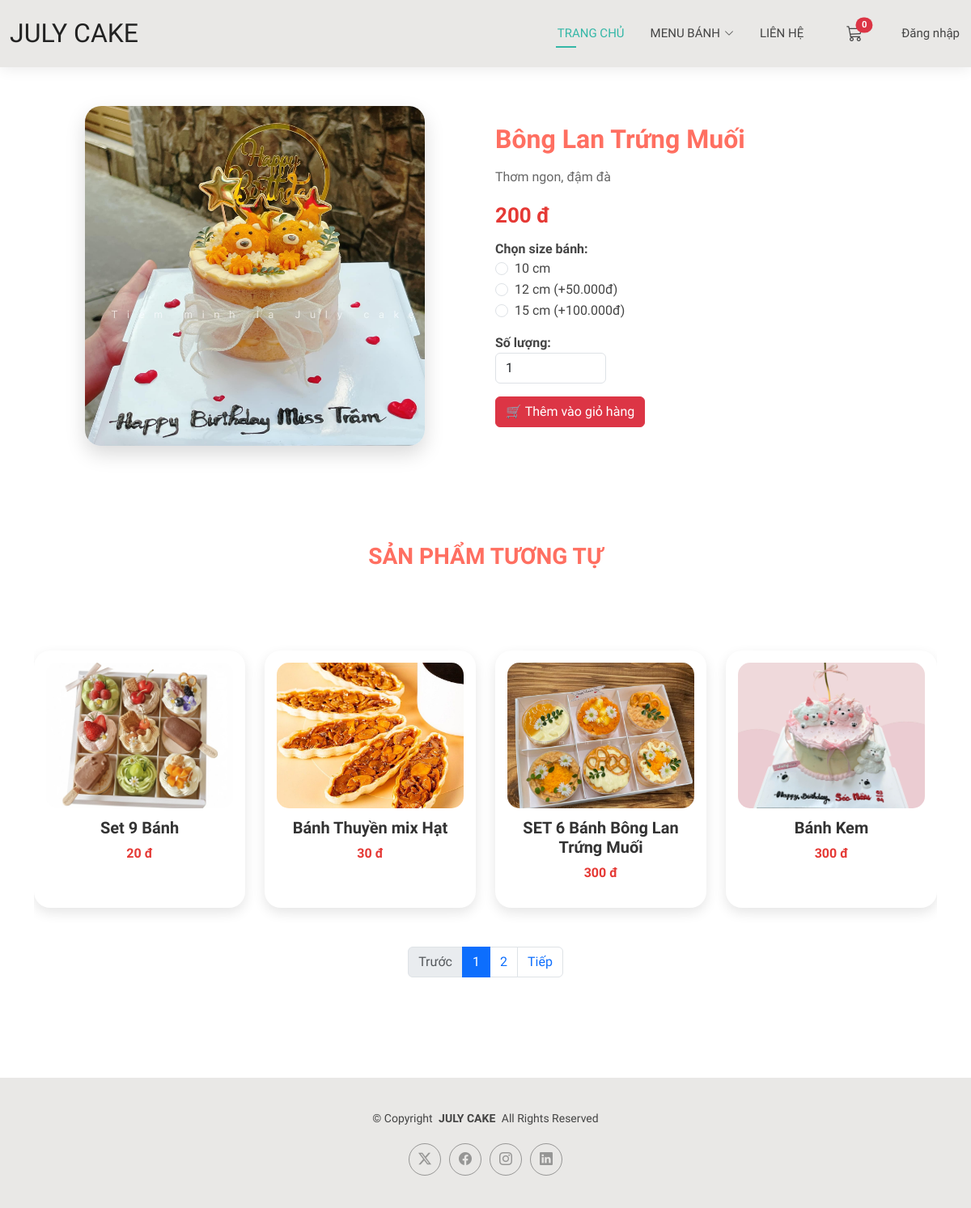
The page /products/product/bong-lan-trung-muoi/ on the database as committed earlier.
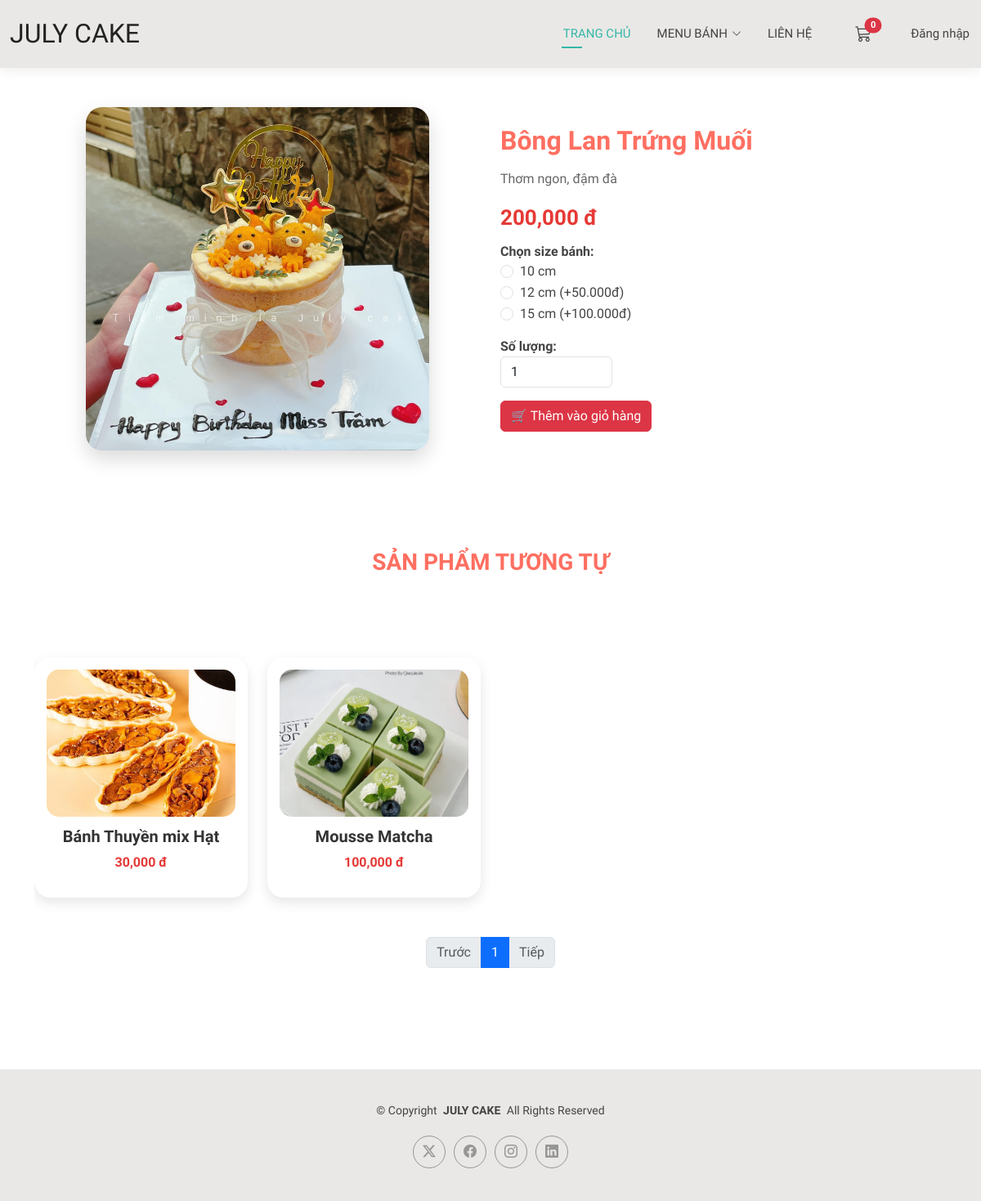
The same page on the database as committed later.
### products/models.py (models this page shows, shortened)
class Product(models.Model):
    name = models.CharField(max_length=255)
    slug = models.SlugField(max_length=255, unique=True, blank=True)
    description = models.TextField(blank=True)
    price = models.DecimalField(max_digits=12, decimal_places=3, default=0)
    stock = models.PositiveIntegerField(default=0)
    image = models.ImageField(upload_to='products/', null=True, blank=True)
    categories = models.ManyToManyField(Category, related_name='products', blank=True)
    created_at = models.DateTimeField(auto_now_add=True)
    sizes = models.ManyToManyField(CakeSize, blank=True)
    class Meta:
        ordering = ['-created_at']

class CakeSize(models.Model):
    name = models.CharField(max_length=20)   # S, M, L, 20cm, 25cm...
    extra_price = models.DecimalField(max_digits=10, decimal_places=3, default=0)

### products/views.py (the view)
# urls.py: path("product/<slug:slug>/", views.product_detail, name="product_detail"),
def product_detail(request, slug):
    product = Product.objects.filter(slug=slug).first()
    if not product:
        return render(request, 'products/product_detail.html', {
            'error': 'Sản phẩm này không tồn tại.',
            'product': None,  # Không có sản phẩm
            'similar_products': []  # Không có sản phẩm tương tự
        })
    similar_products = Product.objects.filter(
        categories__in=product.categories.all()
    ).exclude(pk=product.pk).distinct()
    paginator = Paginator(similar_products, 4)  # Mỗi trang 4 sản phẩm
    page_number = request.GET.get('page')  # Trang hiện tại
    page_obj = paginator.get_page(page_number)
    return render(request, 'products/product_detail.html', {
        'product': product,
        'similar_products': page_obj
    })

### cart/context_processors.py (called while the page is built)
def cart_count(request):
    if getattr(request, 'user', None) and request.user.is_authenticated:
        total = CartItem.objects.filter(cart__user=request.user).aggregate(total=Sum('quantity'))['total'] or 0
    else:
        cart = request.session.get('cart', {})
        try:
            total = sum(int(item.get('quantity', 0) or 0) for item in cart.values())
        except Exception:
            total = 0
    return {'cart_count': int(total)}

### products/templates/products/product_detail.html (shortened to what the changed rows need)
{% extends 'base.html' %}
{% load humanize %}
{% load static %}
{% block extra_css %}
<link rel="stylesheet" href="{% static 'products/css/product.css' %}">
{% endblock %}
{% block content %}
<div class="container py-5 product-detail-page">
    {% if error %}
    <div class="alert alert-danger text-center">
        <p>{{ error }}</p>
    </div>
    {% else %}
    <div class="row mb-5 align-items-center">
        <div class="col-md-6 text-center">
            <img src="{{ product.image.url }}" alt="{{ product.name }}" class="product-detail-img">
        </div>
        <div class="col-md-6">
            <h2 class="product-title">{{ product.name }}</h2>
            <p class="product-desc">{{ product.description }}</p>
            <p class="product-price">{{ product.price|floatformat:"0"|intcomma }} đ</p>
            <form method="post" action="{% url 'cart:add' product.id %}">
                {% if product.sizes.all %}
                <div class="mb-3">
                    <label class="fw-bold">Chọn size bánh:</label>
                    {% for size in product.sizes.all %}
                    <div class="form-check">
                        <input class="form-check-input" type="radio" name="size_id" value="{{ size.id }}" required>
                        <label class="form-check-label">
                            {{ size.name }}
                            {% if size.extra_price > 0 %}
                            (+{{ size.extra_price }}đ)
                            {% endif %}
                        </label>
                    </div>
                    {% endfor %}
                </div>
                {% endif %}
                <div class="mb-3">
                    <label class="fw-bold">Số lượng:</label>
                    <input type="number" name="quantity" value="1" min="1" class="form-control w-25">
                </div>
                <button type="submit" class="btn btn-danger">
                    🛒 Thêm vào giỏ hàng
                </button>
            </form>
        </div>
    </div>
    <section class="related-products">
        <h3 class="section-title">SẢN PHẨM TƯƠNG TỰ</h3>
        <div class="row">
            {% for p in similar_products %}
            <div class="col-md-3 mb-4">
                <div class="product-card">
                    <a href="{% url 'products:product_detail' p.slug %}">
                        {% if p.image %}
                        <img src="{{ p.image.url }}" alt="{{ p.name }}">
                        {% else %}
                        <img src="{% static 'assets/img/default.jpg' %}" alt="No Image">
                        {% endif %}
                        <h5>{{ p.name }}</h5>
                        <p>{{ p.price|floatformat:"0"|intcomma }} đ</p>
                    </a>
                </div>
            </div>
            {% empty %}
            <p class="text-center text-muted">Không có sản phẩm tương tự nào.</p>
            {% endfor %}
        </div>
        <div class="pagination mt-4 d-flex justify-content-center">
            <ul class="pagination">
                {% if similar_products.has_previous %}
                <li class="page-item">
                    <a class="page-link" href="?page={{ similar_products.previous_page_number }}">Trước</a>
                </li>
                {% else %}
                <li class="page-item disabled">
                    <span class="page-link">Trước</span>
                </li>
                {% endif %}
                {% for num in similar_products.paginator.page_range %}
                {% if num == similar_products.number %}
                <li class="page-item active">
                    <span class="page-link">{{ num }}</span>
                </li>
                {% else %}
                <li class="page-item">
                    <a class="page-link" href="?page={{ num }}">{{ num }}</a>
                </li>
                {% endif %}
                {% endfor %}
                {% if similar_products.has_next %}
                <li class="page-item">
                    <a class="page-link" href="?page={{ similar_products.next_page_number }}">Tiếp</a>
                </li>
                {% else %}
                <li class="page-item disabled">
                    <span class="page-link">Tiếp</span>
                </li>
                {% endif %}
            </ul>
        </div>
    </section>
    {% endif %}
</div>
{% endblock %}

Rows that differ between the two databases and show on the page:
no longer on this page (row edited): Product: image (picture), name "Set 9 Bánh", price "20"
no longer on this page (row edited): Product: image (picture), name "SET 6 Bánh Bông Lan Trứng Muối", price "300"
no longer on this page (row edited): Product: image (picture), name "Bánh Kem", price "300"
changed Product "Bông Lan Trứng Muối": price "200" → "200,000"
changed Product "Bánh Thuyền mix Hạt": price "30" → "30,000"
now on this page (row edited): Product: image (picture), name "Mousse Matcha", price "100,000"
Other text that changed with them:
list line gone: "2"
